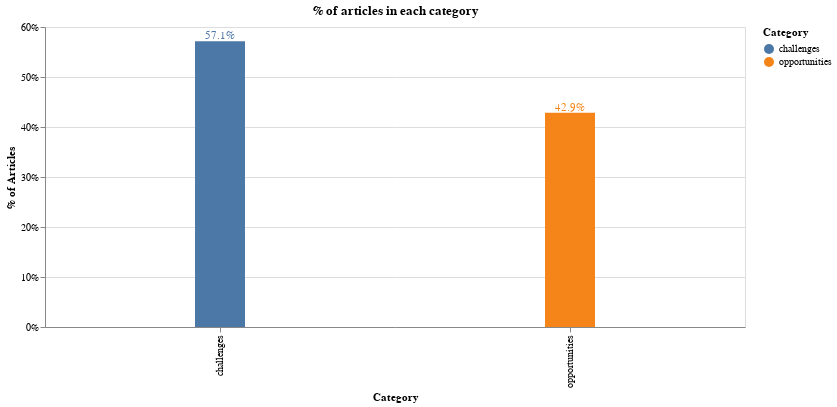

Here is the notebook cell this chart was saved with:
### Markdown cell above
### % of articles in each category

### Code cell
df['id'] = 1
df2 = pd.DataFrame(df.groupby('Category').count()['id']).reset_index()

bars = alt.Chart(df2).mark_bar(size=50).encode(
    x=alt.X('Category'),
    y=alt.Y('PercentOfTotal:Q', axis=alt.Axis(format='.0%', title='% of Articles')),
    color='Category'
).transform_window(
    TotalArticles='sum(id)',
    frame=[None, None]
).transform_calculate(
    PercentOfTotal="datum.id / datum.TotalArticles"
)

text = bars.mark_text(
    align='center',
    baseline='bottom',
    #dx=5  # Nudges text to right so it doesn't appear on top of the bar
).encode(
    text=alt.Text('PercentOfTotal:Q', format='.1%')
)

(bars + text).interactive().properties(
    height=300, 
    width=700,
    title = "% of articles in each category",
)

### Figure 1 — Vega-Lite specification as saved in the notebook (floating-point values rounded to 4 significant figures)
{"config": {"view": {"continuousWidth": 400, "continuousHeight": 300}}, "layer": [{"mark": {"type": "bar", "size": 50}, "encoding": {"color": {"type": "nominal", "field": "Category"}, "x": {"type": "nominal", "field": "Category"}, "y": {"type": "quantitative", "axis": {"format": ".0%", "title": "% of Articles"}, "field": "PercentOfTotal"}}, "selection": {"selector002": {"type": "interval", "bind": "scales", "encodings": ["x", "y"]}}, "transform": [{"window": [{"op": "sum", "field": "id", "as": "TotalArticles"}], "frame": [null, null]}, {"calculate": "datum.id / datum.TotalArticles", "as": "PercentOfTotal"}]}, {"mark": {"type": "text", "align": "center", "baseline": "bottom"}, "encoding": {"color": {"type": "nominal", "field": "Category"}, "text": {"type": "quantitative", "field": "PercentOfTotal", "format": ".1%"}, "x": {"type": "nominal", "field": "Category"}, "y": {"type": "quantitative", "axis": {"format": ".0%", "title": "% of Articles"}, "field": "PercentOfTotal"}}, "transform": [{"window": [{"op": "sum", "field": "id", "as": "TotalArticles"}], "frame": [null, null]}, {"calculate": "datum.id / datum.TotalArticles", "as": "PercentOfTotal"}]}], "data": {"name": "data-7e38bcac0f2875d3cc29f10292c6b732"}, "height": 300, "title": "% of articles in each category", "width": 700, "$schema": "https://vega.github.io/schema/vega-lite/v4.8.1.json", "datasets": {"data-7e38bcac0f2875d3cc29f10292c6b732": [{"Category": "challenges", "id": 8}, {"Category": "opportunities", "id": 6}]}}
